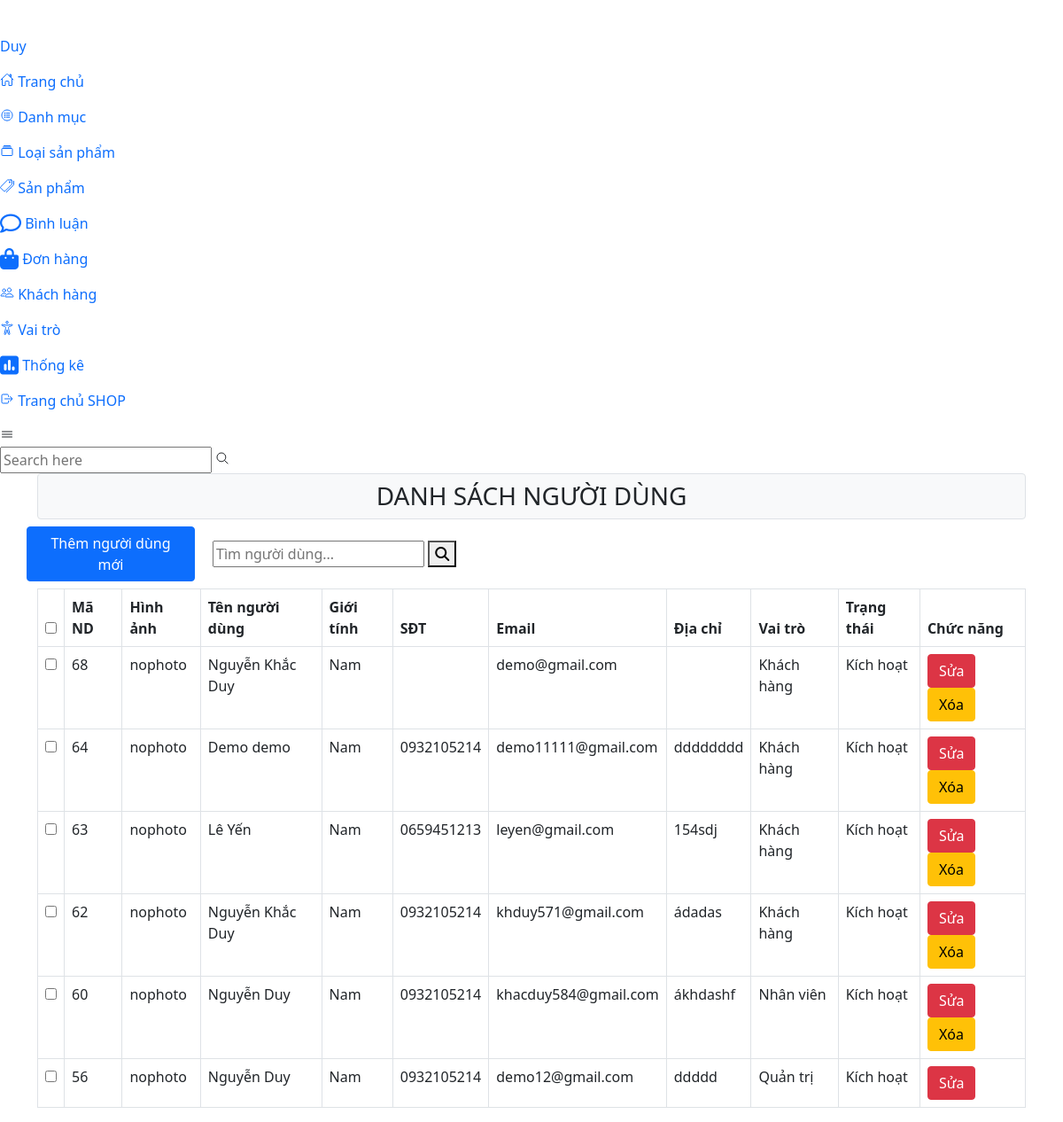
Screenshot of /admin/nguoidung/index.php (signed in) with the database file from the repository.
### tables this page shows
CREATE TABLE `nguoidung` (
  `MaND` int(11) NOT NULL,
  `Ho` varchar(20) NOT NULL,
  `Ten` varchar(20) NOT NULL,
  `GioiTinh` bit(1) NOT NULL,
  `SDT` varchar(20) NOT NULL,
  `Email` varchar(50) NOT NULL,
  `Hinh` varchar(200) NOT NULL,
  `DiaChi` varchar(200) NOT NULL,
  `TaiKhoan` varchar(100) NOT NULL,
  `MatKhau` varchar(100) NOT NULL,
  `Quyen_ID` int(11) NOT NULL,
  `TrangThai` bit(1) NOT NULL
);

### admin/nguoidung/index.php (called while the page is built, shortened)
<?php
    include_once ("../../global.php");
    include_once ("../../dao/pdo.php");
    include_once ("../../dao/nguoidung.php");
    extract($_REQUEST);
    if(exist_param("btn_add")){
        $VIEW_NAME = "them.php";
        $listQuyen = phanquyen_select_all();
    }elseif (exist_param('kyw')) {
        $kyw= $_GET['kyw'];
         require_once 'phantrang.php';
    $items = nguoidung_select_all($kyw, $orderCondition, $item_per_page, $offset);
        $VIEW_NAME = "danhsach.php";
    }
    else{
      if(isset($_POST['kyw'])){
        $kyw=$_POST['kyw'];
        }else{
        $kyw="";
        }
    require_once 'phantrang.php';
    $items = nguoidung_select_all($kyw, $orderCondition, $item_per_page, $offset);
    }
    require "../layout.php";
?>

### dao/pdo.php (called while the page is built, shortened)
<?php
function pdo_get_connection(){
    $dburl = "mysql:host=sql204.infinityfree.com;dbname=if0_37000429_duanmau_web2041;charset=utf8";
    $username = 'if0_37000429';
    $password = '0905206292Duy';
    $conn = new PDO($dburl, $username, $password);
    $conn->setAttribute(PDO::ATTR_ERRMODE, PDO::ERRMODE_EXCEPTION);
    return $conn;
}
function pdo_query($sql){
    $sql_args = array_slice(func_get_args(), 1);
    try{
        $conn = pdo_get_connection();
        $stmt = $conn->prepare($sql);
        $stmt->execute($sql_args);
        $rows = $stmt->fetchAll();
        return $rows;
    }
    catch(PDOException $e){
        throw $e;
    }
    finally{
        unset($conn);
    }
}

### dao/nguoidung.php (called while the page is built, shortened)
<?php
require_once 'pdo.php';
function nguoidung_select_all($kyw="", $orderCondition="", $item_per_page="", $offset=""){
    $sql="select * from nguoidung where 1";
    $sql.=" ".$orderCondition." limit ".$item_per_page." offset ".$offset ;
    return pdo_query($sql);
}

### global.php (called while the page is built, shortened)
<?php
    $UPLOAD_URL= "../../uploaded/";
?>

### admin/nguoidung/danhsach.php (the view, shortened to what this page needs)
<h3 class="text-uppercase p-2 bg-light mb-2 border rounded text-center">Danh sách người dùng</h3>
    <div class="advance mb-2">
        <div class="action-exc row align-items-center">
        <a href="index.php?btn_add" class="btn btn-primary col-2 me-2">Thêm người dùng mới</a>
        <form class="example" action="index.php" method="get" style="max-width:300px">
                <input type="text" placeholder="Tìm người dùng..."  name="kyw">
                <button type="submit"><i class="fa fa-search"></i></button>
            </form>
        </div>
    </div>
    <table id="customers" class="table-bordered table table-hover">
        <thead>
            <tr>
                <th><input type="checkbox" name="" id=""></th>
                <th>Mã ND</th>
                <th>Hình ảnh</th>
                <th>Tên người dùng</th>
                <th>Giới tính</th>
                <th>SĐT</th>
                <th>Email</th>
                <th>Địa chỉ</th>
                <th>Vai trò</th>
                <th>Trạng thái</th>
                <th>Chức năng</th>
            </tr>
        </thead>
        <tbody>
            <?php
                foreach ($items as $item) {
                   extract($item);
                    $hinhpath=$UPLOAD_URL.$Hinh;
                    if(is_file($hinhpath)){
                        $hinh="<img src='".$hinhpath."' height='70'>";
                    }else{
                        $hinh="nophoto";
                    }
                    $sua="index.php?btn_edit&MaND=".$MaND;
                    $xoa="index.php?btn_delete&MaND=".$MaND;
            ?>
            <tr>
            <td><input type="checkbox" name="" id=""></td>
            <td><?=$MaND?></td>
            <td><?=$hinh?></td>
            <td><?=$Ho?> <?=$Ten?></td>
            <td><?=($GioiTinh=="1")?"Nam":"Nữ";?></td>
            <td><?=$SDT?></td>
            <td><?=$Email?></td>
            <td><?=$DiaChi?></td>
            <td><?=($Quyen_ID == "1")?"Quản trị": (($Quyen_ID== "2")?"Nhân viên":"Khách hàng");?></td>
            <td><?=($TrangThai=="1")?"Kích hoạt":"Chưa kích hoạt";?></td>
            <td><a href="<?=$sua?>" class="btn btn-danger">Sửa</a>
                <?php
                    if($_SESSION['nguoidung']['MaND']!=$MaND){
                        echo '<a href="'.$xoa.'" onclick="confirm(\'Bạn có chắc chắn muốn xóa người dùng này?\')" class="btn btn-warning">Xóa</a>';
                    }
                ?>
            </td>
            </tr>
            <?php
            }
            ?>
        </tbody>
    </table>

### rows the page displays
nguoidung: MaND "68", Hinh "nophoto", Ho "Nguyễn Khắc", Ten "Duy", GioiTinh "Nam", Email "demo@gmail.com", shows "Khách hàng", TrangThai "Kích hoạt"
nguoidung: MaND "64", Hinh "nophoto", Ho "Demo", Ten "demo", GioiTinh "Nam", SDT "0932105214", Email "demo11111@gmail.com", DiaChi "dddddddd", shows "Khách hàng", TrangThai "Kích hoạt"
nguoidung: MaND "63", Hinh "nophoto", Ho "Lê", Ten "Yến", GioiTinh "Nam", SDT "0659451213", Email "leyen@gmail.com", DiaChi "154sdj", shows "Khách hàng", TrangThai "Kích hoạt"
nguoidung: MaND "62", Hinh "nophoto", Ho "Nguyễn Khắc", Ten "Duy", GioiTinh "Nam", SDT "0932105214", Email "khduy571@gmail.com", DiaChi "ádadas", shows "Khách hàng", TrangThai "Kích hoạt"
nguoidung: MaND "60", Hinh "nophoto", Ho "Nguyễn", Ten "Duy", GioiTinh "Nam", SDT "0932105214", Email "khacduy584@gmail.com", DiaChi "ákhdashf", shows "Nhân viên", TrangThai "Kích hoạt"
nguoidung: MaND "56", Hinh "nophoto", Ho "Nguyễn", Ten "Duy", GioiTinh "Nam", SDT "0932105214", Email "demo12@gmail.com", DiaChi "ddddd", shows "Quản trị", TrangThai "Kích hoạt"

### other values shown
$_SESSION['nguoidung']['Ten'] "Duy"
